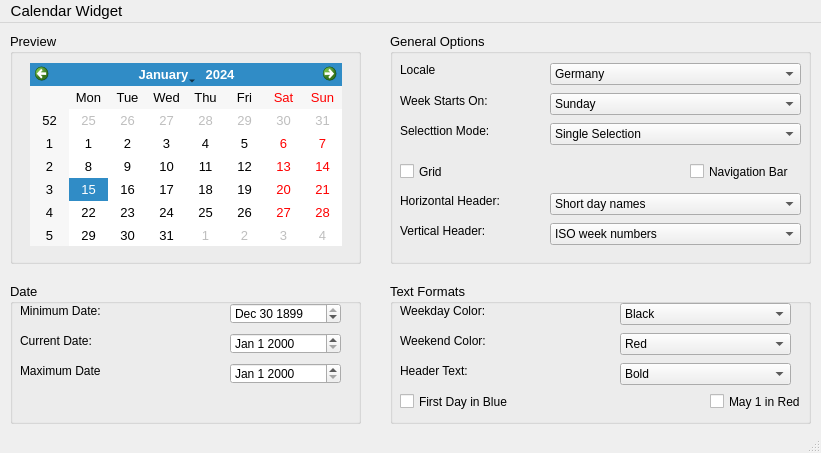
<?xml version="1.0" encoding="UTF-8"?>
<ui version="4.0">
 <class>MainWindow</class>
 <widget class="QMainWindow" name="MainWindow">
  <property name="geometry">
   <rect>
    <x>0</x>
    <y>0</y>
    <width>821</width>
    <height>453</height>
   </rect>
  </property>
  <property name="font">
   <font>
    <family>Segoe UI</family>
    <pointsize>11</pointsize>
   </font>
  </property>
  <property name="windowTitle">
   <string>MainWindow</string>
  </property>
  <widget class="QWidget" name="centralwidget">
   <widget class="QGroupBox" name="groupBox">
    <property name="geometry">
     <rect>
      <x>10</x>
      <y>10</y>
      <width>351</width>
      <height>231</height>
     </rect>
    </property>
    <property name="font">
     <font>
      <pointsize>10</pointsize>
     </font>
    </property>
    <property name="title">
     <string>Preview</string>
    </property>
    <widget class="QCalendarWidget" name="calendarWidget">
     <property name="geometry">
      <rect>
       <x>20</x>
       <y>30</y>
       <width>312</width>
       <height>183</height>
      </rect>
     </property>
    </widget>
   </widget>
   <widget class="QGroupBox" name="groupBox_2">
    <property name="geometry">
     <rect>
      <x>390</x>
      <y>10</y>
      <width>421</width>
      <height>231</height>
     </rect>
    </property>
    <property name="font">
     <font>
      <family>Segoe UI</family>
      <pointsize>10</pointsize>
     </font>
    </property>
    <property name="title">
     <string>General Options</string>
    </property>
    <widget class="QLabel" name="label_7">
     <property name="geometry">
      <rect>
       <x>10</x>
       <y>30</y>
       <width>47</width>
       <height>13</height>
      </rect>
     </property>
     <property name="font">
      <font>
       <pointsize>9</pointsize>
      </font>
     </property>
     <property name="text">
      <string>Locale</string>
     </property>
    </widget>
    <widget class="QLabel" name="label_8">
     <property name="geometry">
      <rect>
       <x>10</x>
       <y>60</y>
       <width>91</width>
       <height>16</height>
      </rect>
     </property>
     <property name="font">
      <font>
       <pointsize>9</pointsize>
      </font>
     </property>
     <property name="text">
      <string>Week Starts On:</string>
     </property>
    </widget>
    <widget class="QLabel" name="label_9">
     <property name="geometry">
      <rect>
       <x>10</x>
       <y>90</y>
       <width>91</width>
       <height>16</height>
      </rect>
     </property>
     <property name="font">
      <font>
       <pointsize>9</pointsize>
      </font>
     </property>
     <property name="text">
      <string>Selecttion Mode:</string>
     </property>
    </widget>
    <widget class="QCheckBox" name="checkBox">
     <property name="geometry">
      <rect>
       <x>10</x>
       <y>130</y>
       <width>70</width>
       <height>17</height>
      </rect>
     </property>
     <property name="font">
      <font>
       <family>Segoe UI</family>
       <pointsize>9</pointsize>
      </font>
     </property>
     <property name="text">
      <string>Grid</string>
     </property>
    </widget>
    <widget class="QLabel" name="label_10">
     <property name="geometry">
      <rect>
       <x>10</x>
       <y>160</y>
       <width>101</width>
       <height>16</height>
      </rect>
     </property>
     <property name="font">
      <font>
       <pointsize>9</pointsize>
      </font>
     </property>
     <property name="text">
      <string>Horizontal Header:</string>
     </property>
    </widget>
    <widget class="QLabel" name="label_11">
     <property name="geometry">
      <rect>
       <x>10</x>
       <y>190</y>
       <width>91</width>
       <height>16</height>
      </rect>
     </property>
     <property name="font">
      <font>
       <pointsize>9</pointsize>
      </font>
     </property>
     <property name="text">
      <string>Vertical Header:</string>
     </property>
    </widget>
    <widget class="QComboBox" name="comboBox">
     <property name="geometry">
      <rect>
       <x>160</x>
       <y>30</y>
       <width>251</width>
       <height>22</height>
      </rect>
     </property>
     <property name="font">
      <font>
       <family>Segoe UI</family>
       <pointsize>9</pointsize>
      </font>
     </property>
     <item>
      <property name="text">
       <string>Germany</string>
      </property>
     </item>
    </widget>
    <widget class="QComboBox" name="comboBox_2">
     <property name="geometry">
      <rect>
       <x>160</x>
       <y>60</y>
       <width>251</width>
       <height>22</height>
      </rect>
     </property>
     <property name="font">
      <font>
       <family>Segoe UI</family>
       <pointsize>9</pointsize>
      </font>
     </property>
     <item>
      <property name="text">
       <string>Sunday</string>
      </property>
     </item>
    </widget>
    <widget class="QComboBox" name="comboBox_3">
     <property name="geometry">
      <rect>
       <x>160</x>
       <y>90</y>
       <width>251</width>
       <height>22</height>
      </rect>
     </property>
     <property name="font">
      <font>
       <family>Segoe UI</family>
       <pointsize>9</pointsize>
      </font>
     </property>
     <item>
      <property name="text">
       <string>Single Selection</string>
      </property>
     </item>
    </widget>
    <widget class="QCheckBox" name="checkBox_2">
     <property name="geometry">
      <rect>
       <x>300</x>
       <y>130</y>
       <width>111</width>
       <height>17</height>
      </rect>
     </property>
     <property name="font">
      <font>
       <family>Segoe UI</family>
       <pointsize>9</pointsize>
      </font>
     </property>
     <property name="text">
      <string>Navigation Bar</string>
     </property>
    </widget>
    <widget class="QComboBox" name="comboBox_4">
     <property name="geometry">
      <rect>
       <x>160</x>
       <y>160</y>
       <width>251</width>
       <height>22</height>
      </rect>
     </property>
     <property name="font">
      <font>
       <family>Segoe UI</family>
       <pointsize>9</pointsize>
      </font>
     </property>
     <item>
      <property name="text">
       <string>Short day names</string>
      </property>
     </item>
    </widget>
    <widget class="QComboBox" name="comboBox_5">
     <property name="geometry">
      <rect>
       <x>160</x>
       <y>190</y>
       <width>251</width>
       <height>22</height>
      </rect>
     </property>
     <property name="font">
      <font>
       <family>Segoe UI</family>
       <pointsize>9</pointsize>
      </font>
     </property>
     <item>
      <property name="text">
       <string>ISO week numbers</string>
      </property>
     </item>
    </widget>
   </widget>
   <widget class="QGroupBox" name="groupBox_3">
    <property name="geometry">
     <rect>
      <x>10</x>
      <y>260</y>
      <width>351</width>
      <height>141</height>
     </rect>
    </property>
    <property name="font">
     <font>
      <pointsize>10</pointsize>
     </font>
    </property>
    <property name="title">
     <string>Date</string>
    </property>
    <widget class="QLabel" name="label_3">
     <property name="geometry">
      <rect>
       <x>10</x>
       <y>20</y>
       <width>81</width>
       <height>16</height>
      </rect>
     </property>
     <property name="font">
      <font>
       <family>Segoe UI</family>
       <pointsize>9</pointsize>
      </font>
     </property>
     <property name="text">
      <string>Minimum Date:</string>
     </property>
    </widget>
    <widget class="QLabel" name="label_4">
     <property name="geometry">
      <rect>
       <x>10</x>
       <y>50</y>
       <width>81</width>
       <height>16</height>
      </rect>
     </property>
     <property name="font">
      <font>
       <family>Segoe UI</family>
       <pointsize>9</pointsize>
      </font>
     </property>
     <property name="text">
      <string>Current Date:</string>
     </property>
    </widget>
    <widget class="QLabel" name="label_5">
     <property name="geometry">
      <rect>
       <x>10</x>
       <y>80</y>
       <width>81</width>
       <height>16</height>
      </rect>
     </property>
     <property name="font">
      <font>
       <family>Segoe UI</family>
       <pointsize>9</pointsize>
      </font>
     </property>
     <property name="text">
      <string>Maximum Date:</string>
     </property>
    </widget>
    <widget class="QDateEdit" name="dateEdit">
     <property name="geometry">
      <rect>
       <x>220</x>
       <y>20</y>
       <width>111</width>
       <height>21</height>
      </rect>
     </property>
     <property name="font">
      <font>
       <family>Segoe UI</family>
       <pointsize>9</pointsize>
      </font>
     </property>
     <property name="buttonSymbols">
      <enum>QAbstractSpinBox::UpDownArrows</enum>
     </property>
     <property name="correctionMode">
      <enum>QAbstractSpinBox::CorrectToPreviousValue</enum>
     </property>
     <property name="dateTime">
      <datetime>
       <hour>0</hour>
       <minute>0</minute>
       <second>0</second>
       <year>1899</year>
       <month>12</month>
       <day>30</day>
      </datetime>
     </property>
     <property name="currentSection">
      <enum>QDateTimeEdit::MonthSection</enum>
     </property>
     <property name="displayFormat">
      <string>MMM d yyyy</string>
     </property>
     <property name="timeSpec">
      <enum>Qt::UTC</enum>
     </property>
    </widget>
    <widget class="QDateEdit" name="dateEdit_2">
     <property name="geometry">
      <rect>
       <x>220</x>
       <y>50</y>
       <width>111</width>
       <height>21</height>
      </rect>
     </property>
     <property name="font">
      <font>
       <family>Segoe UI</family>
       <pointsize>9</pointsize>
      </font>
     </property>
     <property name="displayFormat">
      <string>MMM d yyyy</string>
     </property>
    </widget>
    <widget class="QDateEdit" name="dateEdit_3">
     <property name="geometry">
      <rect>
       <x>220</x>
       <y>80</y>
       <width>111</width>
       <height>21</height>
      </rect>
     </property>
     <property name="font">
      <font>
       <family>Segoe UI</family>
       <pointsize>9</pointsize>
      </font>
     </property>
     <property name="displayFormat">
      <string>MMM d yyyy</string>
     </property>
    </widget>
   </widget>
   <widget class="QGroupBox" name="groupBox_4">
    <property name="geometry">
     <rect>
      <x>390</x>
      <y>260</y>
      <width>421</width>
      <height>141</height>
     </rect>
    </property>
    <property name="font">
     <font>
      <family>Segoe UI</family>
      <pointsize>10</pointsize>
     </font>
    </property>
    <property name="title">
     <string>Text Formats</string>
    </property>
    <widget class="QLabel" name="label_13">
     <property name="geometry">
      <rect>
       <x>10</x>
       <y>20</y>
       <width>101</width>
       <height>16</height>
      </rect>
     </property>
     <property name="font">
      <font>
       <pointsize>9</pointsize>
      </font>
     </property>
     <property name="text">
      <string>Weekday Color:</string>
     </property>
    </widget>
    <widget class="QLabel" name="label_14">
     <property name="geometry">
      <rect>
       <x>10</x>
       <y>50</y>
       <width>101</width>
       <height>16</height>
      </rect>
     </property>
     <property name="font">
      <font>
       <pointsize>9</pointsize>
      </font>
     </property>
     <property name="text">
      <string>Weekend Color:</string>
     </property>
    </widget>
    <widget class="QLabel" name="label_15">
     <property name="geometry">
      <rect>
       <x>10</x>
       <y>80</y>
       <width>101</width>
       <height>16</height>
      </rect>
     </property>
     <property name="font">
      <font>
       <pointsize>9</pointsize>
      </font>
     </property>
     <property name="text">
      <string>Header Text:</string>
     </property>
    </widget>
    <widget class="QCheckBox" name="checkBox_3">
     <property name="geometry">
      <rect>
       <x>10</x>
       <y>110</y>
       <width>111</width>
       <height>17</height>
      </rect>
     </property>
     <property name="font">
      <font>
       <family>Segoe UI</family>
       <pointsize>9</pointsize>
      </font>
     </property>
     <property name="text">
      <string>First Day in Blue</string>
     </property>
    </widget>
    <widget class="QCheckBox" name="checkBox_4">
     <property name="geometry">
      <rect>
       <x>320</x>
       <y>110</y>
       <width>91</width>
       <height>17</height>
      </rect>
     </property>
     <property name="font">
      <font>
       <family>Segoe UI</family>
       <pointsize>9</pointsize>
      </font>
     </property>
     <property name="text">
      <string>May 1 in Red</string>
     </property>
    </widget>
    <widget class="QComboBox" name="comboBox_6">
     <property name="geometry">
      <rect>
       <x>230</x>
       <y>20</y>
       <width>171</width>
       <height>22</height>
      </rect>
     </property>
     <property name="font">
      <font>
       <family>Segoe UI</family>
       <pointsize>9</pointsize>
      </font>
     </property>
     <item>
      <property name="text">
       <string>Black</string>
      </property>
     </item>
    </widget>
    <widget class="QComboBox" name="comboBox_7">
     <property name="geometry">
      <rect>
       <x>230</x>
       <y>50</y>
       <width>171</width>
       <height>22</height>
      </rect>
     </property>
     <property name="font">
      <font>
       <family>Segoe UI</family>
       <pointsize>9</pointsize>
      </font>
     </property>
     <item>
      <property name="text">
       <string>Red</string>
      </property>
     </item>
    </widget>
    <widget class="QComboBox" name="comboBox_8">
     <property name="geometry">
      <rect>
       <x>230</x>
       <y>80</y>
       <width>171</width>
       <height>22</height>
      </rect>
     </property>
     <property name="font">
      <font>
       <family>Segoe UI</family>
       <pointsize>9</pointsize>
      </font>
     </property>
     <item>
      <property name="text">
       <string>Bold</string>
      </property>
     </item>
    </widget>
   </widget>
   <zorder>groupBox_4</zorder>
   <zorder>groupBox_3</zorder>
   <zorder>groupBox_2</zorder>
   <zorder>groupBox</zorder>
  </widget>
  <widget class="QMenuBar" name="menubar">
   <property name="geometry">
    <rect>
     <x>0</x>
     <y>0</y>
     <width>821</width>
     <height>21</height>
    </rect>
   </property>
   <widget class="QMenu" name="menuCalendar_Widget">
    <property name="title">
     <string>Calendar Widget</string>
    </property>
   </widget>
   <addaction name="menuCalendar_Widget"/>
  </widget>
  <widget class="QStatusBar" name="statusbar"/>
 </widget>
 <resources/>
 <connections/>
</ui>
